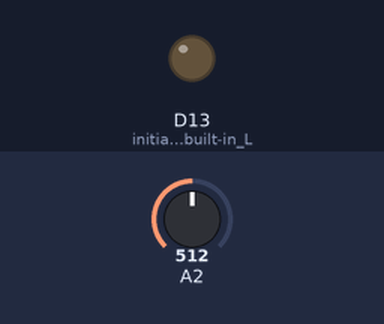
Simulated run of this sketch. Board: Arduino Nano 33 IoT. On the bench: output pins drawn as LEDs (lit = HIGH). Inputs (shaded band) come from the test bench; at power-on: A2 = 512. Nothing arrives over Bluetooth unless stated; a phone connects over Bluetooth LE 3 s after start; what the sketch prints to the serial monitor is not drawn.

Above: at 0.1 s.
At 3.1 s:
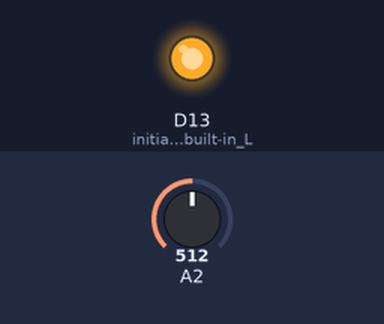
Timing chart, 0 to 4.6 s (numbered marks = the images above):
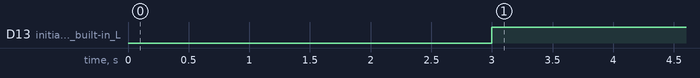

The sketch:

knee_2_reading.ino
```cpp
#include <ArduinoBLE.h>
#define r 47
#define reso 1023

const char* SERVICE_UUID = "4fafc201-1fb5-459e-8fcc-c5c9c331914b";
const char* CHARACTERISTIC_UUID = "beb5483e-36e1-4688-b7f5-ea07361b26a8"; // Combined characteristic for resistance and timestamp

BLEService kneeBraceService(SERVICE_UUID);

// Combined characteristic to read both resistance and timestamp
BLECharacteristic combinedChar(CHARACTERISTIC_UUID, BLERead | BLENotify, 16); // 4 bytes for float and 4 bytes for long

uint8_t dataBuffer[16];

void floatToByteArray(float value, uint8_t* byteArray) {
  memcpy(byteArray, &value, sizeof(value));
}

void longToByteArray(long value, uint8_t* byteArray) {
  memcpy(byteArray, &value, sizeof(value));
}

void setup() {
  Serial.begin(9600);    // initialize serial communication

  pinMode(LED_BUILTIN, OUTPUT); // initialize the built-in LED pin to indicate when a central is connected

  // begin initialization
  if (!BLE.begin()) {
    Serial.println("starting BLE failed!");
    while (1);
  }

  BLE.setLocalName("kneebrace"); //set advertised local name of BLE device
  BLE.setAdvertisedService(kneeBraceService); // add the service UUID
  kneeBraceService.addCharacteristic(combinedChar); // add the combined characteristic

  BLE.addService(kneeBraceService); // Add the kneeBrace service to the BLE server

  combinedChar.writeValue(dataBuffer, sizeof(dataBuffer)); // set initial value for this characteristic

  BLE.advertise();

  Serial.println("Bluetooth® device active, waiting for connections...");
}

void loop() {
  BLEDevice central = BLE.central();
  if (central) {
    digitalWrite(LED_BUILTIN, HIGH);

    while (central.connected()) {
      updateResistanceLevel();
    }

    digitalWrite(LED_BUILTIN, LOW);
  }
}

void updateResistanceLevel() {
  // include a small 1ms sleep and take another reading
  delay(1);
  int raw_1 = analogRead(A2);
  long time_1 = millis();
  float resistance_1 = (float)(r * raw_1) / (float)(reso - raw_1);

  delay(1);
  int raw_2 = analogRead(A2);
  long time_2 = millis();
  float resistance_2 = (float)(r * raw_2) / (float)(reso - raw_2);

  // Pack resistance and timestamp into the data buffer
  floatToByteArray(resistance_1, dataBuffer);
  longToByteArray(time_1, dataBuffer + 4);
  floatToByteArray(resistance_2, dataBuffer + 8);
  longToByteArray(time_2, dataBuffer + 12);

  combinedChar.writeValue(dataBuffer, sizeof(dataBuffer));
}
```

Measured:
- by itself, D13 (initialize_the_built-in_L): LOW → HIGH at 3.0 s
